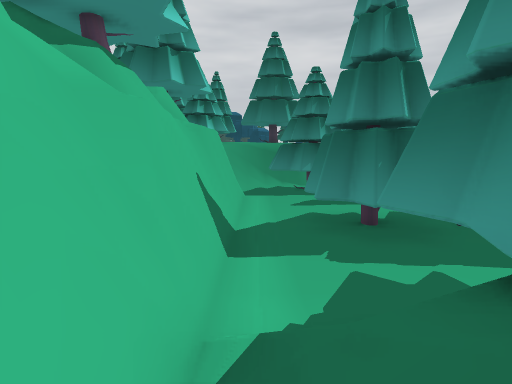
View 1 (above)

24 first-person views from a walk through a Unity game level. The camera is 1.2 m above the floor, tilts 6° down and sees 75° across. The floor is counted in squares, 0.83 m on a side. Each view is taken from the middle of a square. On the plan, view 1 faces up. The plan holds only what a view shows up to about 15 squares ahead; the rest is blank. The place goes on beyond the plan. The player character is not drawn.

View 2
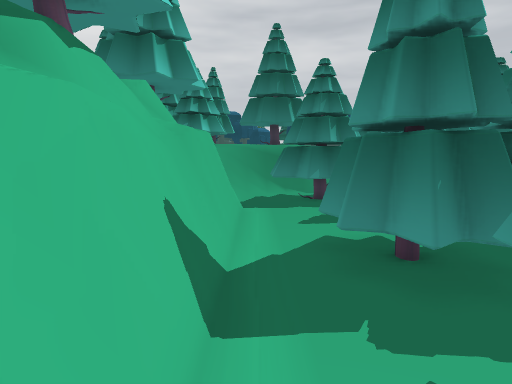

View 3
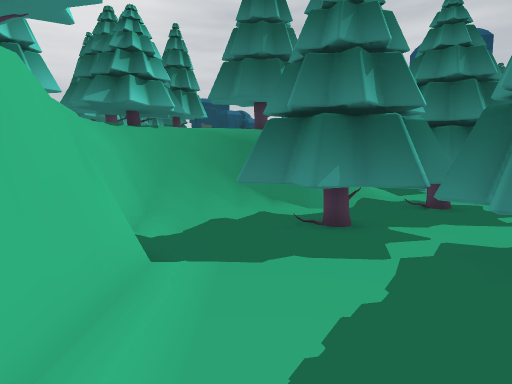

View 4
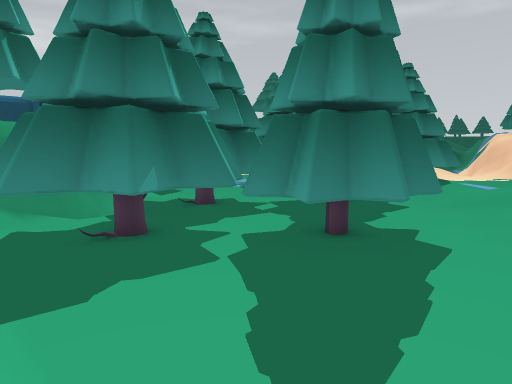

View 5
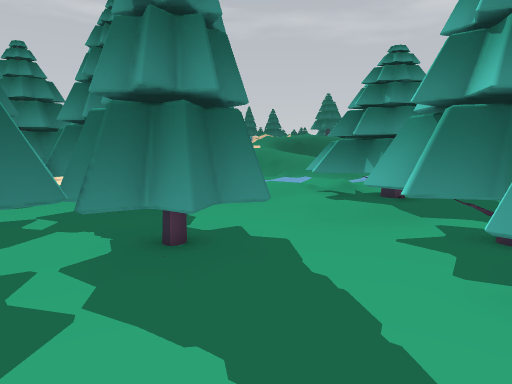

View 6
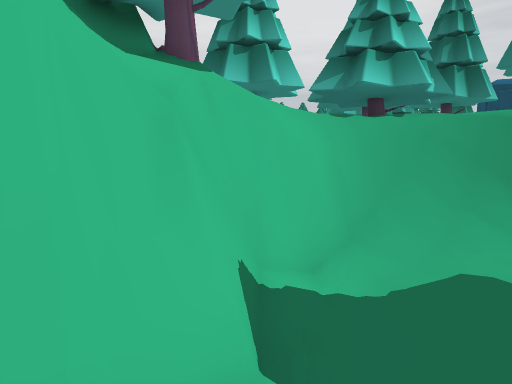

View 7
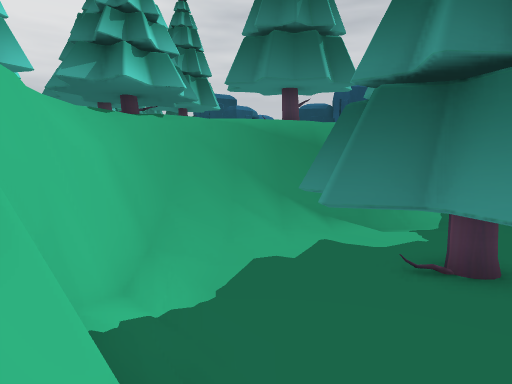

View 8
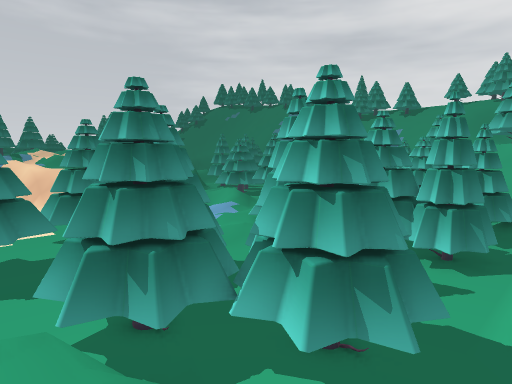

View 9
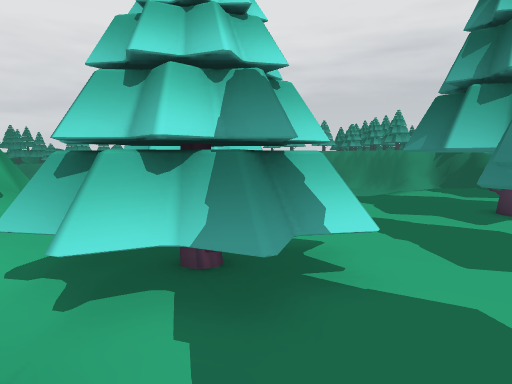

View 10
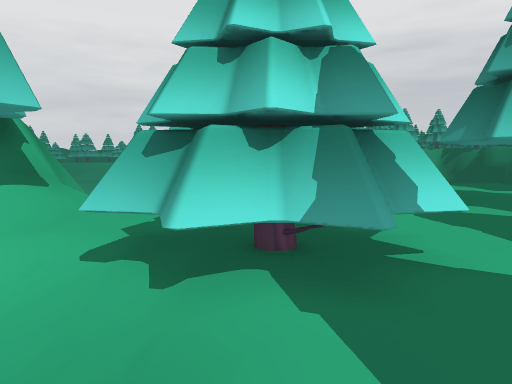

View 11
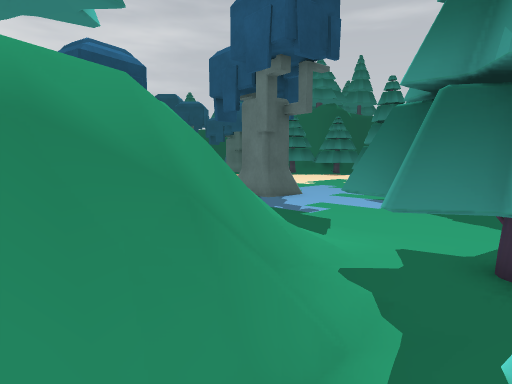

View 12
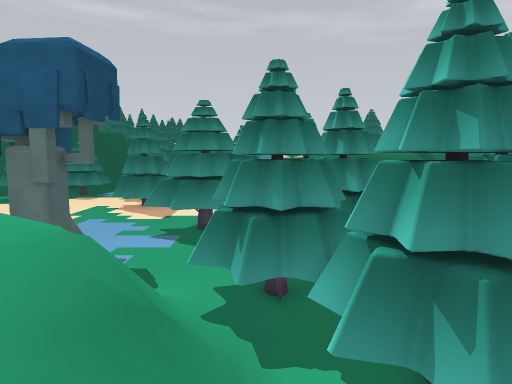

View 13
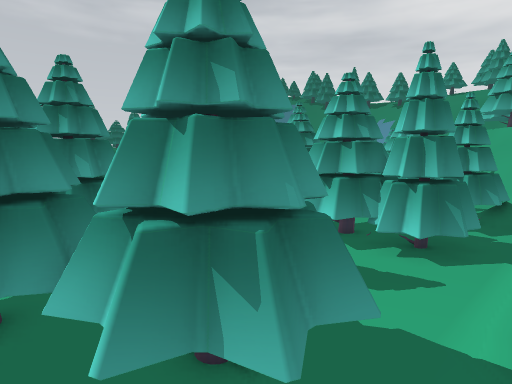

View 14
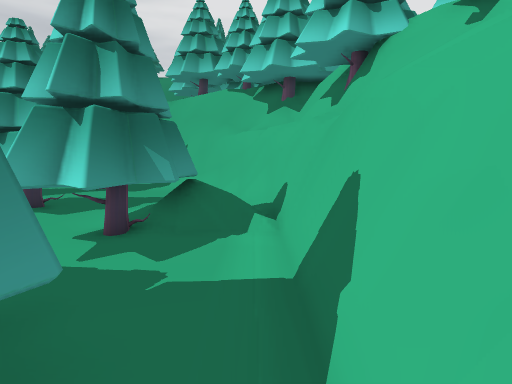

View 15
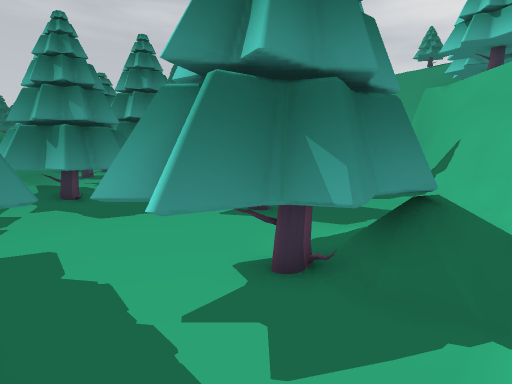

View 16
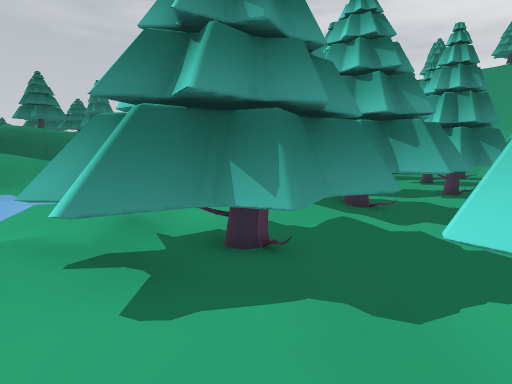

View 17
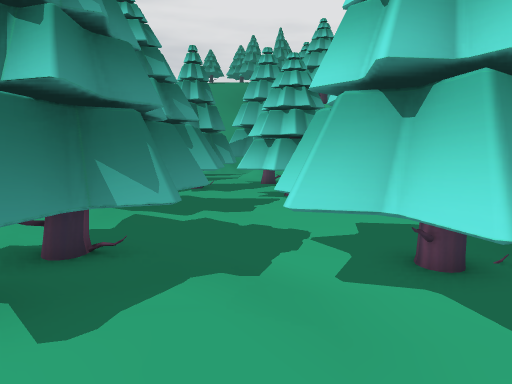

View 18
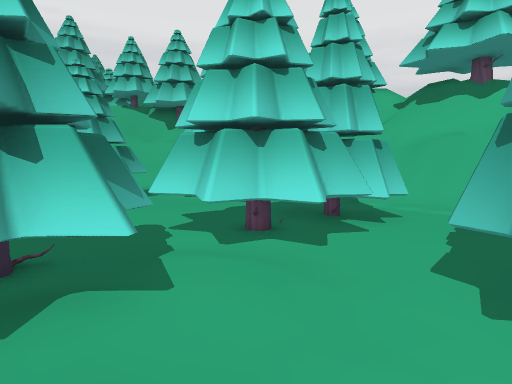

View 19
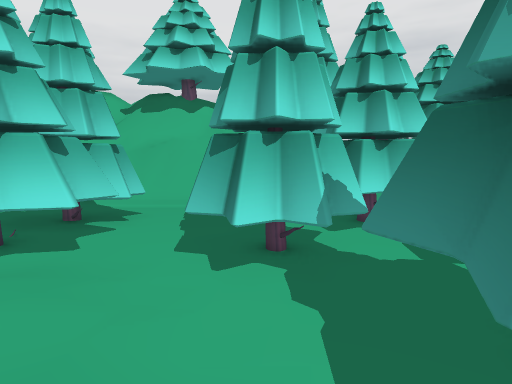

View 20
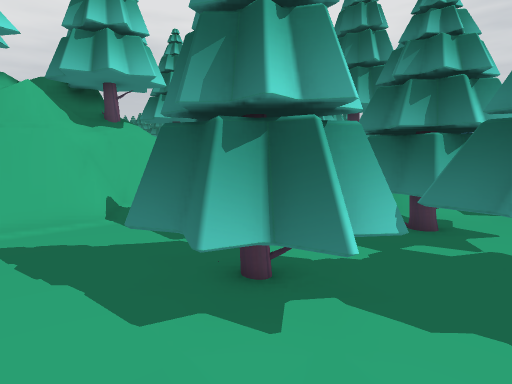

View 21
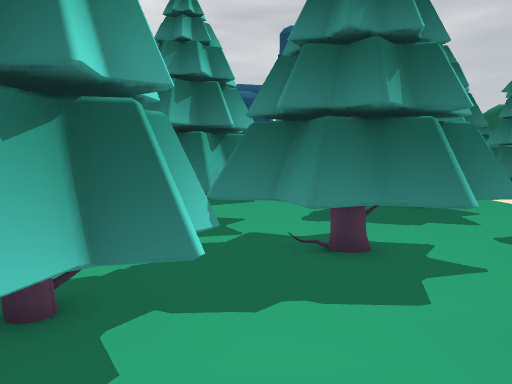

View 22
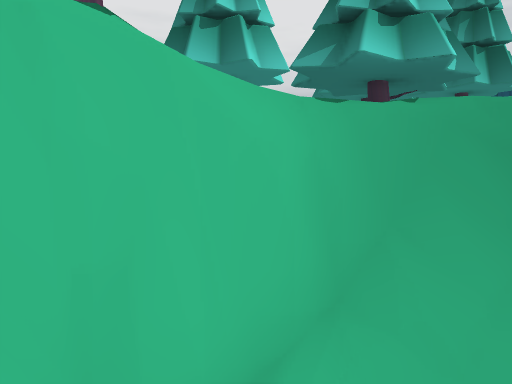

View 23
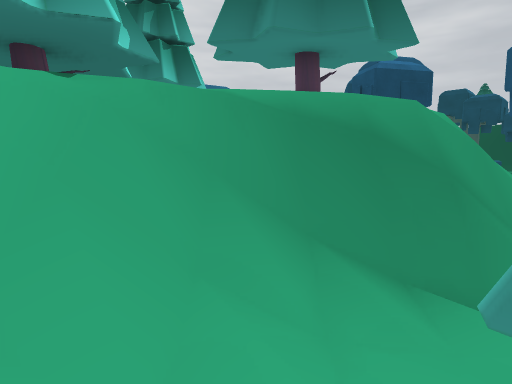

View 24
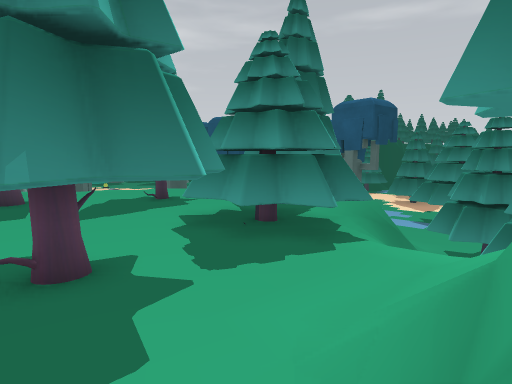

### Floor plan
Key: @ floor where view 1 was taken; # wall or solid block; . main floor; : floor 0.25 m higher than the main floor; - floor 0.25 m lower than the main floor; + floor 2 m higher than the main floor; / step, stairs or slope; = window, fence, low wall or low ledge; v drop or lower ground; T tree; O other object.
Columns run from 11 left of view 1 to 12 right of it. Each row starts with its distance up from view 1.
 30 O      +++
 29 + O    +++            T
 28 + OOO   O            T#
 27 + OOOO OOO           T##
 26 +++OOO OOO          ..==
 25   +++++OOOOOOOO     ....
 24    +++++++OOOOO = ......
 23    ++++OO+OOOOO =/.....O
 22    OO+OOOO++++/v=/.....O
 21    OOOOOOO+///v=#......O
 20   OOOOOOOO//===#OOO....O
 19   OOO++OO/////-OOOO ....
 18   ++++++////.OOOOOOO
 17    +//OO/=/.OOO OOO OO
 16   +##OO#+#..OOOOO.OOOOOO
 15     #OO###..OOOOOOOOOOOO
 14     #######..OOOOOO.OOO.
 13          ##....OOOO...//
 12           #.....OOO...//
 11           #.........///
 10           #..OO.OO..:OO
  9           #..OOOOOO/OOO
  8           #.OOOOOOOOOOO
  7           #.OOOOOOOOOO
  6           #..OOOOOO.OO
  5           #..OO.O ...
  4           #..OOO....OOOO
  3           #.OOOO....OOOO
  2           #/OOO ....OOO
  1           #/OO  .OOO.OO
  0           #@    OOOOO..
 -1           ##  ..OOOO ..
 -2           ##  ..  O .OO
 -3            #=       OOOO

Where each view was taken, in squares from view 1:
view 1: 0 up, 0 right, facing up
view 2: 2 up, 0 right, facing up
view 3: 9 up, 1 right, facing up
view 4: 10 up, 0 right, facing up-right
view 5: 12 up, 0 right, facing right
view 6: 12 up, 1 right, facing up-left
view 7: 12 up, 0 right, facing up
view 8: 22 up, 1 left, facing down-right
view 9: 22 up, 1 right, facing left
view 10: 21 up, 1 right, facing left
view 11: 18 up, 1 right, facing up-right
view 12: 19 up, 2 left, facing right
view 13: 19 up, 1 left, facing down-right
view 14: 9 up, 0 right, facing down
view 15: 6 up, 0 right, facing down-right
view 16: 11 up, 7 right, facing down-right
view 17: 12 up, 8 right, facing down
view 18: 13 up, 11 right, facing down-left
view 19: 13 up, 12 right, facing left
view 20: 10 up, 9 right, facing up-left
view 21: 10 up, 8 right, facing up
view 22: 14 up, 0 right, facing up-left
view 23: 16 up, 0 right, facing up
view 24: 16 up, 9 left, facing up-right
